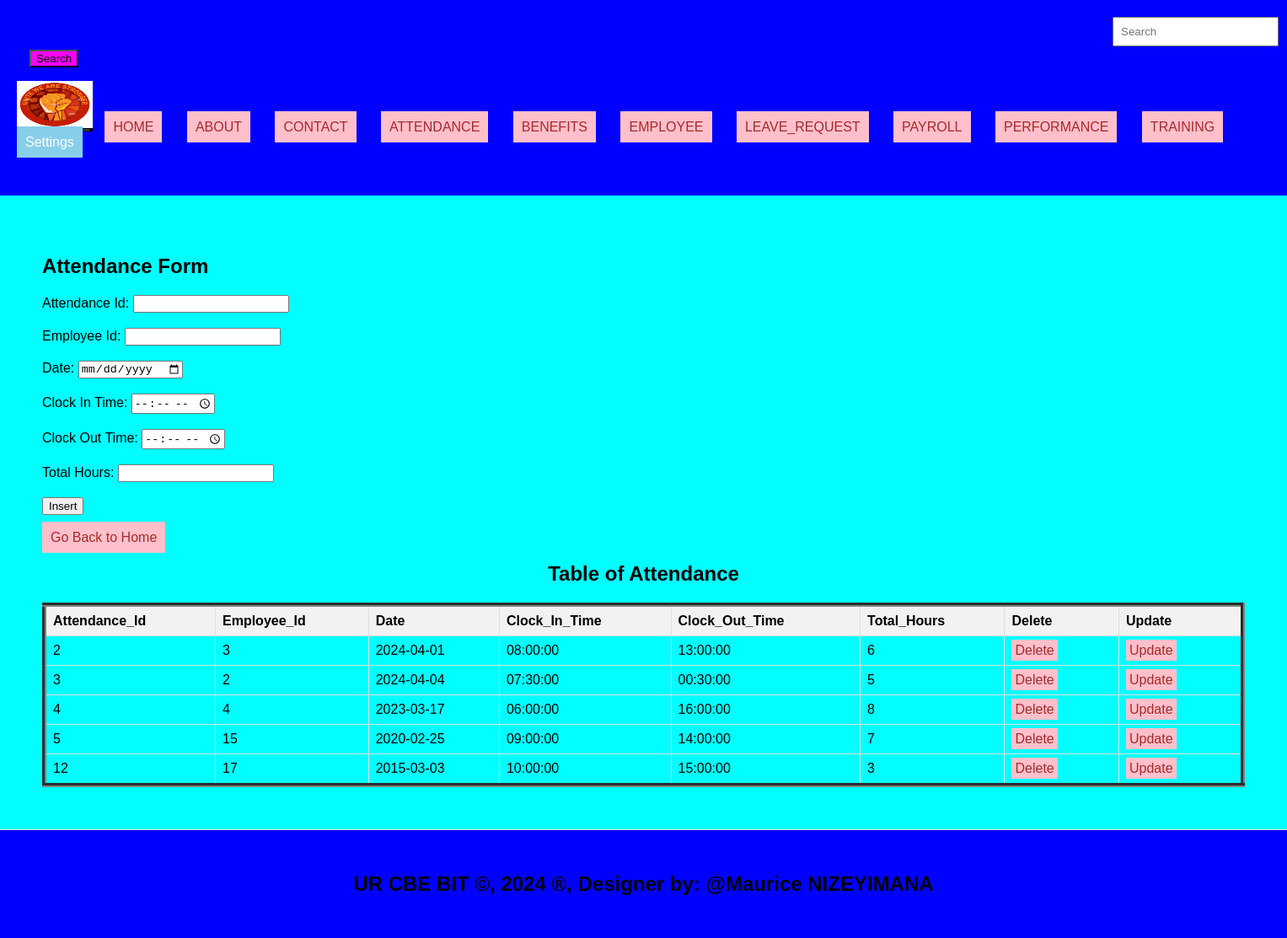
The app's page /NIZEYIMANA_Maurice_222012402_GrpB_CAT/attendance.php with its own data.
### tables this page shows
CREATE TABLE `attendance` (
  `Attendance_Id` int(11) NOT NULL,
  `Employee_Id` int(11) NOT NULL,
  `Date` date NOT NULL,
  `Clock_In_Time` time NOT NULL,
  `Clock_Out_Time` time NOT NULL,
  `Total_Hours` int(11) NOT NULL
);

### NIZEYIMANA_Maurice_222012402_GrpB_CAT/attendance.php (the view, shortened to what this page needs)
<!DOCTYPE html>
<html lang="en">
<head>
  <link rel="stylesheet" type="text/css" href="style.css" title="style 1" media="screen, tv, projection, handheld, print"/>
<header>
</head>
<body bgcolor="Cyan">
<form class="d-flex" role="search" action="search.php">
    <input class="form-control me-2" type="search" placeholder="Search" aria-label="Search" name="query">
    <button class="btn btn-outline-success search-button" type="submit">Search</button>
</form>
  <ul style="list-style-type: none; padding: 0;">
    <li style="display: inline; margin-right: 10px;">
    <img src="./Image/Worker_logo.jpg" width="90" height="60" alt="Logo">
  </li>
    <li style="display: inline; margin-right: 10px;"><a href="./home.html">HOME</a>
  </li>
    <li style="display: inline; margin-right: 10px;"><a href="./about.html">ABOUT</a>
  </li>
    <li style="display: inline; margin-right: 10px;"><a href="./contact.html">CONTACT</a>
  </li>
    <li style="display: inline; margin-right: 10px;"><a href="./attendance.php">ATTENDANCE</a>
  </li>
    <li style="display: inline; margin-right: 10px;"><a href="./benefits.php">BENEFITS</a>
  </li>
    <li style="display: inline; margin-right: 10px;"><a href="./employee.php">EMPLOYEE</a>
  </li>
    <li style="display: inline; margin-right: 10px;"><a href="./leave_request.php">LEAVE_REQUEST</a>
  </li>
    <li style="display: inline; margin-right: 10px;"><a href="./payroll.php">PAYROLL</a>
  </li>
    <li style="display: inline; margin-right: 10px;"><a href="./Performance.php">PERFORMANCE</a>
  </li>
    <li style="display: inline; margin-right: 10px;"><a href="./training.php">TRAINING</a>
  </li>
    <li class="dropdown" style="display: inline; margin-right: 10px;">
      <a href="#" style="padding: 10px; color: white; background-color: skyblue; text-decoration: none; margin-right: 15px;">Settings</a>
    </li><br><br>
  </ul>
<section>
	<h1>Attendance Form</h1>
	<form method="post" onsubmit="return confirmInsert();">
		<label for="attid">Attendance Id:</label>
		<input type="number" id="attid" name="attid"><br><br>
		<label for="empid">Employee Id:</label>
		<input type="number" id="empid" name="empid" required><br><br>
		<label for="date">Date:</label>
		<input type="date" id="date" name="date" required><br><br>
		<label for="cin">Clock In Time:</label>
		<input type="time" id="cin" name="cin" required><br><br>
		<label for="cout">Clock Out Time:</label>
		<input type="time" id="cout" name="cout" required><br><br>
		<label for="thours">Total Hours:</label>
		<input type="number" id="thours" name="thours" required><br><br>
		<input type="submit" name="add" value="Insert"><br><br>
		<a href="./home.html">Go Back to Home</a>
	</form>
</body>
</html>
<!DOCTYPE html>
<html>
<head>
</head>
<body>
    <center><h2>Table of Attendance</h2></center>
    <table border="5">
        <tr>
            <th>Attendance_Id</th>
            <th>Employee_Id</th>
            <th>Date</th>
            <th>Clock_In_Time</th>
            <th>Clock_Out_Time</th>
            <th>Total_Hours</th>
            <th>Delete</th>
            <th>Update</th>
        </tr>
        <?php
        include('db_connection.php');
        $sql = "SELECT * FROM Attendance";
        $result = $connection->query($sql);
        if ($result->num_rows > 0) {
            while ($row = $result->fetch_assoc()) {
                $Attendance_Id = $row['Attendance_Id'];
                echo "<tr>
                    <td>" . $row['Attendance_Id'] . "</td>
                    <td>" . $row['Employee_Id'] . "</td>
                    <td>" . $row['Date'] . "</td>
                    <td>" . $row['Clock_In_Time'] . "</td>
                    <td>" . $row['Clock_Out_Time'] . "</td>
                    <td>" . $row['Total_Hours'] . "</td>
                    <td><a style='padding:4px' href='delete_attendance.php?Attendance_Id=$Attendance_Id'>Delete</a></td>
                    <td><a style='padding:4px' href='update_attendance.php?Attendance_Id=$Attendance_Id'>Update</a></td>
                </tr>";
            }
        } else {
            echo "<tr><td colspan='6'>No data found</td></tr>";
        }
        ?>
    </table>
</body>
    <footer>
    <center>
      <b><h2>UR CBE BIT &copy, 2024 &reg, Designer by: @Maurice NIZEYIMANA</h2></b>
    </center>
  </footer>
</body>
</html>

### NIZEYIMANA_Maurice_222012402_GrpB_CAT/style.css (style rules this page uses)
body { font-family: Arial, sans-serif; margin: 0; padding: 0; }
header { background-color: darkmagenta; padding: 20px; }
.dropdown { position: relative; display: inline; margin-right: 10px; }
section { padding:82px; border-bottom: 1px solid #ddd; }
footer { text-align: center; padding: 20px; background-color:darkmagenta; }

### NIZEYIMANA_Maurice_222012402_GrpB_CAT/attendance.php (style rules this page uses)
a { padding: 10px; color: white; background-color: pink; text-decoration: none; margin-right: 15px; }
a:link { color: brown; }
button.btn { margin-left: 15px; margin-top: 4px; }
input.form-control { margin-left: 1300px; padding: 8px; }
section { padding:10px; }
header { background-color:blue; padding: 20px; }
section { padding:50px; border-bottom: 1px solid #ddd; }
footer { text-align: center; padding: 30px; background-color:blue; }
.search-button { background-color: magenta; }
table { width: 100%; border-collapse: collapse; }
th, td { border: 1px solid #ddd; padding: 8px; text-align: left; }
th { background-color: #f2f2f2; }

### records on screen
attendance: Attendance_Id "2", Employee_Id "3", Date "2024-04-01", Clock_In_Time "08:00:00", Clock_Out_Time "13:00:00", Total_Hours "6"
attendance: Attendance_Id "3", Employee_Id "2", Date "2024-04-04", Clock_In_Time "07:30:00", Clock_Out_Time "00:30:00", Total_Hours "5"
attendance: Attendance_Id "4", Employee_Id "4", Date "2023-03-17", Clock_In_Time "06:00:00", Clock_Out_Time "16:00:00", Total_Hours "8"
attendance: Attendance_Id "5", Employee_Id "15", Date "2020-02-25", Clock_In_Time "09:00:00", Clock_Out_Time "14:00:00", Total_Hours "7"
attendance: Attendance_Id "12", Employee_Id "17", Date "2015-03-03", Clock_In_Time "10:00:00", Clock_Out_Time "15:00:00", Total_Hours "3"
